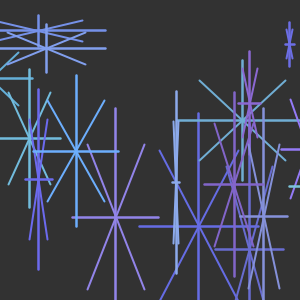
Frame 1 (no input)
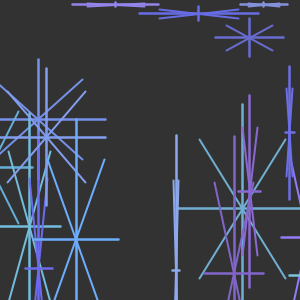
Frame 60 (the mouse pressed at the canvas centre just before this capture)
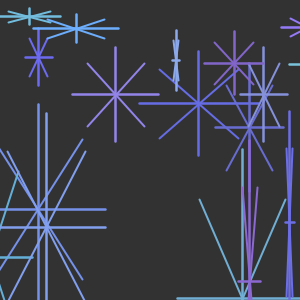
Frame 120 (the mouse held since frame 60 and released just before this capture)

The Processing sketch that drew these frames (run headless with seeded random() and noise(); from frame 60 on, the mouse is pressed at the canvas centre):

// Processing sketch: processing_39612
// ── processing_39612.pde

int num = 35; // number of snowflakes

float[] y = new float[num];  //vertical axis
float[] x = new float [num]; //horizontal axis
color[] sc = new color[num];


void setup() {
  size(300, 300);
  smooth();

  for (int i = 0; i < num; i++) { //assign
    y[i] = random(height);
    x[i] = random(-width/2,width/2); 
    sc[i] = color(random(100, 150), random(100, 200), random(200, 255));
  }
}

void draw() {
  background(50);

  for (int i = 0; i < num; i++) {

    snowflake (x[i], y[i]);
    stroke(sc[i]);
    y[i] = y[i]+1.5; //control speed of falling snowflakes
    if (y[i] > height) {
      y[i] = 0;
    }
  }
}



void snowflake (float xx, float yy) { //create snowflake tool
  
  translate (xx, 0); //variable origin to keep snowflake elements together & proportional
  strokeWeight(2.5);
  line(xx, yy-(yy/2), xx, yy+(yy/2));
  line(xx-(xx/2), yy, xx+(xx/2), yy);
  strokeWeight(2);
  line(xx-(xx/3), yy+(yy/3), xx+(xx/3), yy-(yy/3));
  line(xx+(xx/3), yy+(yy/3), xx-(xx/3), yy-(yy/3));
}
